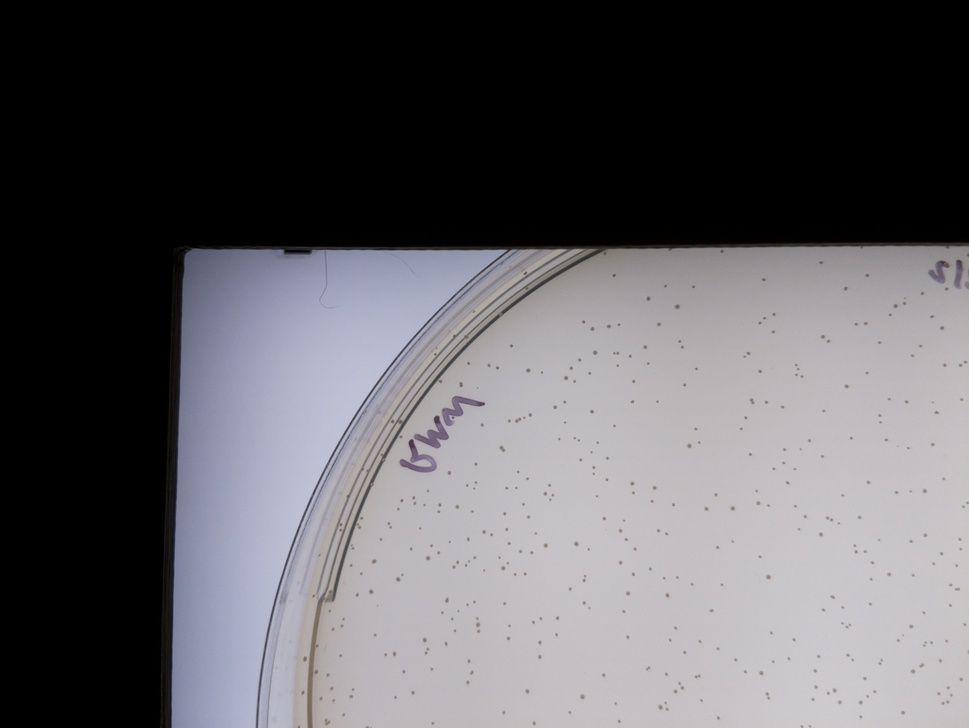
#> input picture ColonyPicking/Plate Images/2019-06-27_16.21.09/Camera-3/2/image-00000.jpg, 969 x 728 px, shrunk from 3280 x 2464 before the run
$ python ColonyTracker.py
#> lines starting #> are read from the running program, lines starting #| are printed output that depends on the picture; after the words box and inside, x2 and y2 are one past the last pixel; in counts of white or black regions, pixels touching at a corner belong together
#!/usr/bin/env python
# coding: utf-8

# In[1]:


import cv2
import numpy as np
from matplotlib import pyplot as plt


# ## Stitching

# In[13]:


TL = cv2.imread("Plate Images/2019-06-27_16.21.09/Camera-3/2/image-00000.jpg")
#> TL is the input picture: shape (728, 969, 3); mean B, G, R 98.8, 95, 96.3
TR = cv2.imread("Plate Images/2019-06-27_16.21.09/Camera-2/2/image-00000.jpg")
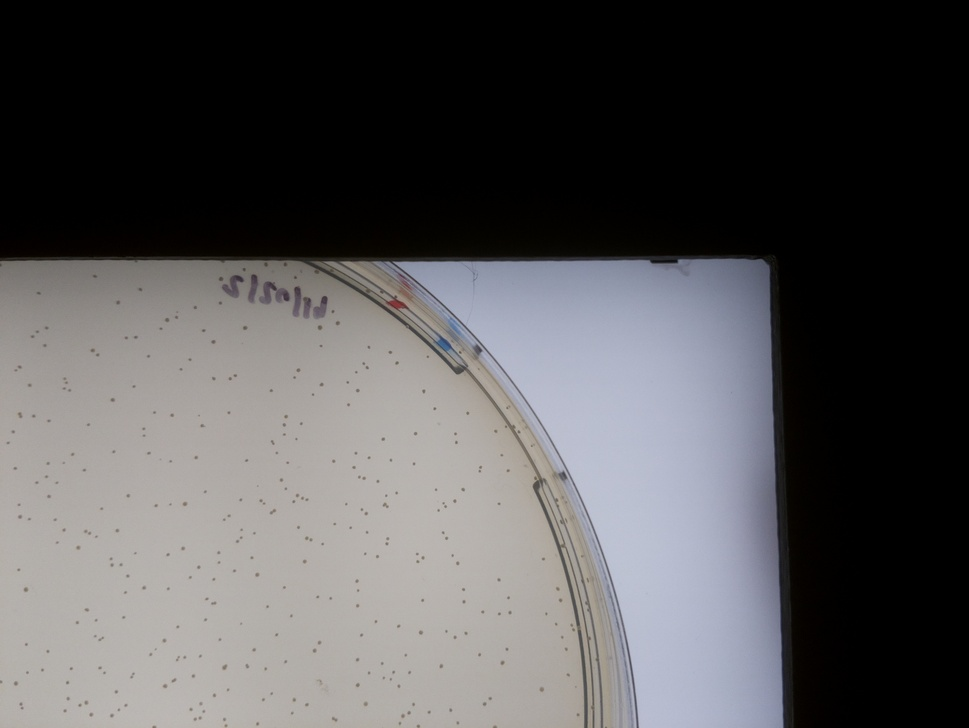
#> input picture ColonyPicking/Plate Images/2019-06-27_16.21.09/Camera-2/2/image-00000.jpg, 969 x 728 px, shrunk from 3280 x 2464 before the run
#> TR is the input picture: shape (728, 969, 3); mean B, G, R 86, 85, 86.1
BL = cv2.imread("Plate Images/2019-06-27_16.21.09/Camera-1/2/image-00000.jpg")
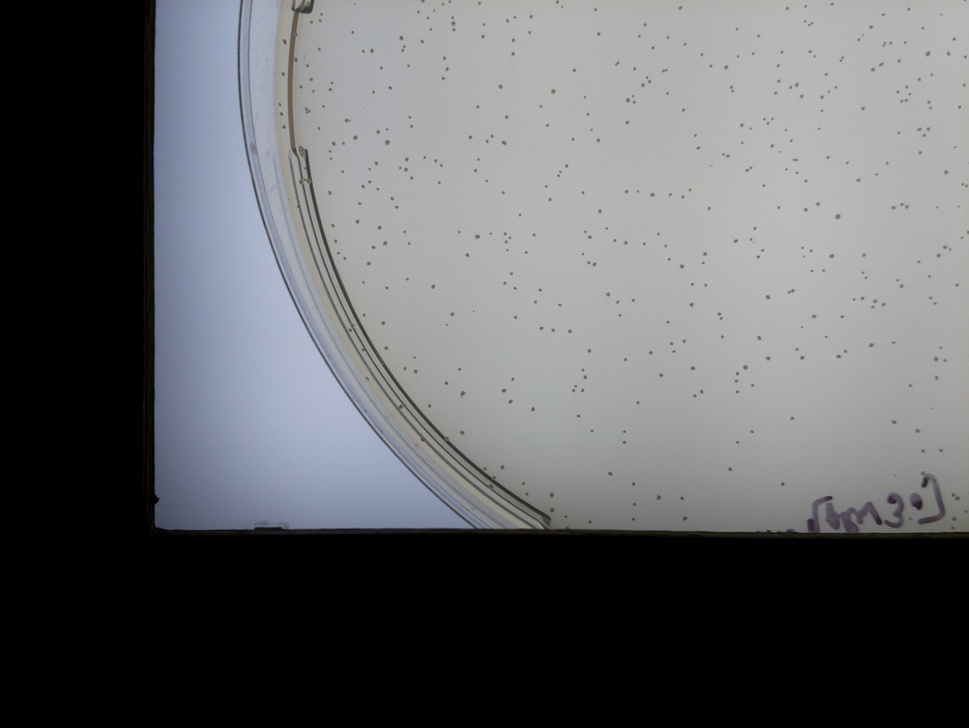
#> input picture ColonyPicking/Plate Images/2019-06-27_16.21.09/Camera-1/2/image-00000.jpg, 969 x 728 px, shrunk from 3280 x 2464 before the run
#> BL is the input picture: shape (728, 969, 3); mean B, G, R 102.8, 100.3, 98.7
BR = cv2.imread("Plate Images/2019-06-27_16.21.09/Camera-0/2/image-00000.jpg")
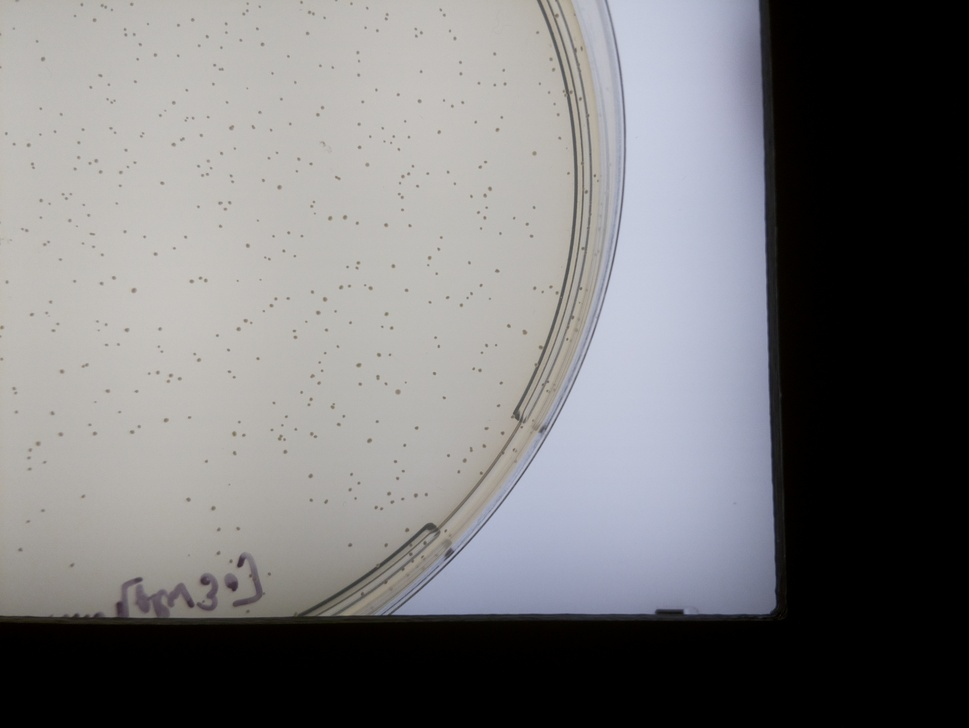
#> input picture ColonyPicking/Plate Images/2019-06-27_16.21.09/Camera-0/2/image-00000.jpg, 969 x 728 px, shrunk from 3280 x 2464 before the run
#> BR is the input picture: shape (728, 969, 3); mean B, G, R 120, 118.6, 119.3
# plt.imshow(BL, cmap = 'gray', interpolation = 'bicubic')
# plt.xticks([]), plt.yticks([])  # to hide tick values on X and Y axis
# plt.show()


# ## Segmentation & Binary Mask

# In[14]:


plateImage = cv2.imread("Plate Images/image-00000.jpg",0)
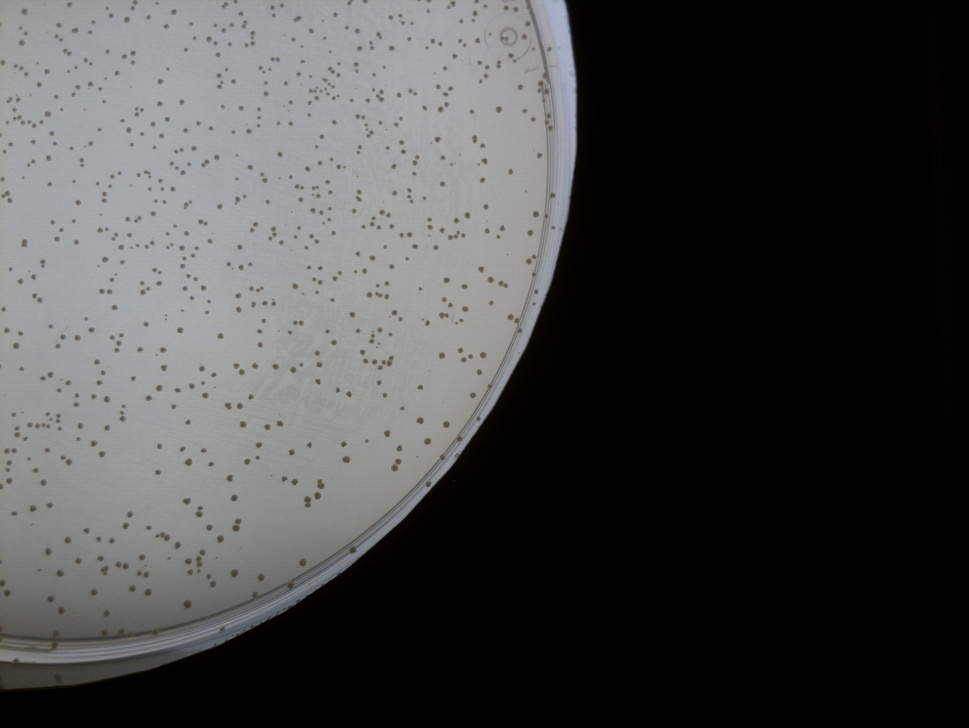
#> input picture ColonyPicking/Plate Images/image-00000.jpg, 969 x 728 px, shrunk from 3280 x 2464 before the run
#> plateImage: shape (728, 969); min 0, max 179, mean 69


# In[15]:


plt.imshow(plateImage, 'gray')
plt.xticks([]), plt.yticks([])  # to hide tick values on X and Y axis
plt.show()


# In[4]:


# plt.hist(plateImage.ravel(),256,[0,256]); plt.show()


# In[16]:


ret,th1 = cv2.threshold(plateImage,127,255,cv2.THRESH_BINARY_INV)
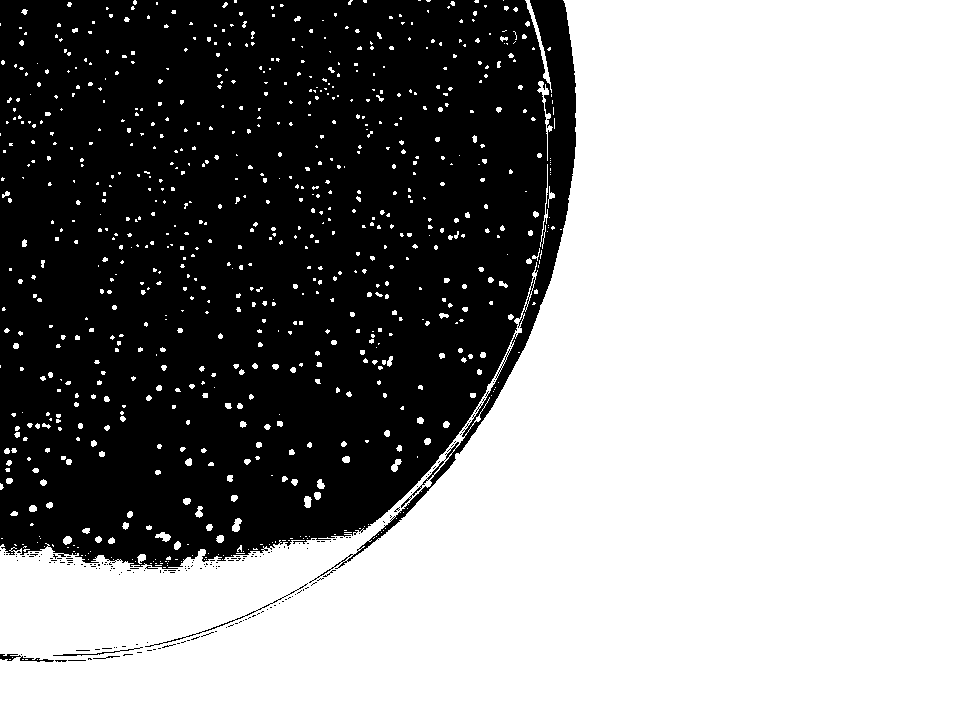
#> th1: shape (728, 969); 60.7% white; 185 black regions (179 under 20 px), largest, box (x1, y1, x2, y2) and area: (0, 0, 576, 583) 276390, (145, 583, 308, 647) 207, (0, 654, 54, 662) 165, (53, 647, 143, 656) 111, (93, 656, 120, 659) 31, (55, 660, 67, 662) 20
plt.imshow(th1, 'gray')
plt.xticks([]), plt.yticks([])  # to hide tick values on X and Y axis
plt.title("Global Thresholding (v = 127)")
plt.show()

dst = cv2.fastNlMeansDenoising(plateImage,None,10,7,21)
titles = ['Original Image', 'Noise Reuction']
images = [plateImage, dst]

for i in range(2):
    plt.subplot(2,2,i+1),plt.imshow(images[i],'gray')
    plt.title(titles[i])
    plt.xticks([]),plt.yticks([])
plt.show()
# In[19]:


b1 = 21; c1 = 5;
b2 = 11; c2 = 5;
b3 = 21; c3 = 2;
adapMean1 = cv2.adaptiveThreshold(plateImage,255,cv2.ADAPTIVE_THRESH_MEAN_C, cv2.THRESH_BINARY_INV,b1, c1)
#> adapMean1: shape (728, 969); 5.5% white; 1405 white regions (875 under 20 px), largest, box (x1, y1, x2, y2) and area: (0, 0, 587, 698) 10550, (0, 0, 556, 653) 5449, (0, 634, 217, 672) 1509
adapMean2 = cv2.adaptiveThreshold(plateImage,255,cv2.ADAPTIVE_THRESH_MEAN_C, cv2.THRESH_BINARY_INV,b2, c2)
#> adapMean2: shape (728, 969); 4.4% white; 2339 white regions (1846 under 20 px), largest, box (x1, y1, x2, y2) and area: (0, 0, 583, 694) 5600, (198, 81, 553, 629) 2383, (0, 583, 287, 642) 1194
adapMean3 = cv2.adaptiveThreshold(plateImage,255,cv2.ADAPTIVE_THRESH_MEAN_C, cv2.THRESH_BINARY_INV,b3, c3)
#> adapMean3: shape (728, 969); 9.2% white; 7376 white regions (6711 under 20 px), largest, box (x1, y1, x2, y2) and area: (0, 0, 589, 700) 12485, (0, 0, 561, 653) 6569, (0, 626, 226, 672) 1718

titles = ['Original Image', 'Box Size: ' + str(b1) + ', Constant: ' + str(c1),
            'Box Size: ' + str(b2) + ', Constant: ' + str(c2), 'Box Size: ' + str(b3) + ', Constant: ' + str(c3)]
images = [plateImage, adapMean1, adapMean2, adapMean3]

for i in range(4):
    plt.subplot(2,2,i+1),plt.imshow(images[i],'gray')
    plt.title(titles[i])
    plt.xticks([]),plt.yticks([])
plt.show()


# In[20]:


b1 = 21; c1 = 5;
b2 = 11; c2 = 5;
b3 = 21; c3 = 2;
adapGauss1 = cv2.adaptiveThreshold(plateImage,255,cv2.ADAPTIVE_THRESH_GAUSSIAN_C, cv2.THRESH_BINARY_INV,b1, c1)
#> adapGauss1: shape (728, 969); 4.4% white; 1843 white regions (1371 under 20 px), largest, box (x1, y1, x2, y2) and area: (0, 0, 584, 695) 6405, (0, 81, 556, 642) 3607, (0, 626, 226, 669) 1171
adapGauss2 = cv2.adaptiveThreshold(plateImage,255,cv2.ADAPTIVE_THRESH_GAUSSIAN_C, cv2.THRESH_BINARY_INV,b2, c2)
#> adapGauss2: shape (728, 969); 3.6% white; 2137 white regions (1784 under 20 px), largest, box (x1, y1, x2, y2) and area: (1, 0, 582, 693) 3632, (292, 328, 522, 581) 887, (0, 592, 258, 642) 823
adapGauss3 = cv2.adaptiveThreshold(plateImage,255,cv2.ADAPTIVE_THRESH_GAUSSIAN_C, cv2.THRESH_BINARY_INV, b3, c3)
#> adapGauss3: shape (728, 969); 9.8% white; 11699 white regions (11061 under 20 px), largest, box (x1, y1, x2, y2) and area: (0, 0, 587, 697) 8329, (0, 80, 556, 653) 5217, (0, 621, 248, 671) 1478

titles = ['Original Image', 'Box Size: ' + str(b1) + ', Constant: ' + str(c1),
            'Box Size: ' + str(b2) + ', Constant: ' + str(c2), 'Box Size: ' + str(b3) + ', Constant: ' + str(c3)]
images = [plateImage, adapGauss1, adapGauss2, adapGauss3]

for i in range(4):
    plt.subplot(2,2,i+1),plt.imshow(images[i],'gray')
    plt.title(titles[i])
    plt.xticks([]),plt.yticks([])
plt.show()


# In[16]:


# global thresholding
ret1,th1 = cv2.threshold(plateImage,127,255,cv2.THRESH_BINARY_INV)

# Otsu's thresholding
ret2,th2 = cv2.threshold(plateImage,0,255,cv2.THRESH_BINARY_INV+cv2.THRESH_OTSU)
#> th2: shape (728, 969); 54.9% white; 3 black regions (2 under 20 px), largest, box (x1, y1, x2, y2) and area: (0, 0, 577, 664) 318452
#> ret2 = 76

# Otsu's thresholding after Gaussian filtering
blur = cv2.GaussianBlur(plateImage,(5,5),0)
ret3,th3 = cv2.threshold(blur,0,255,cv2.THRESH_BINARY_INV+cv2.THRESH_OTSU)
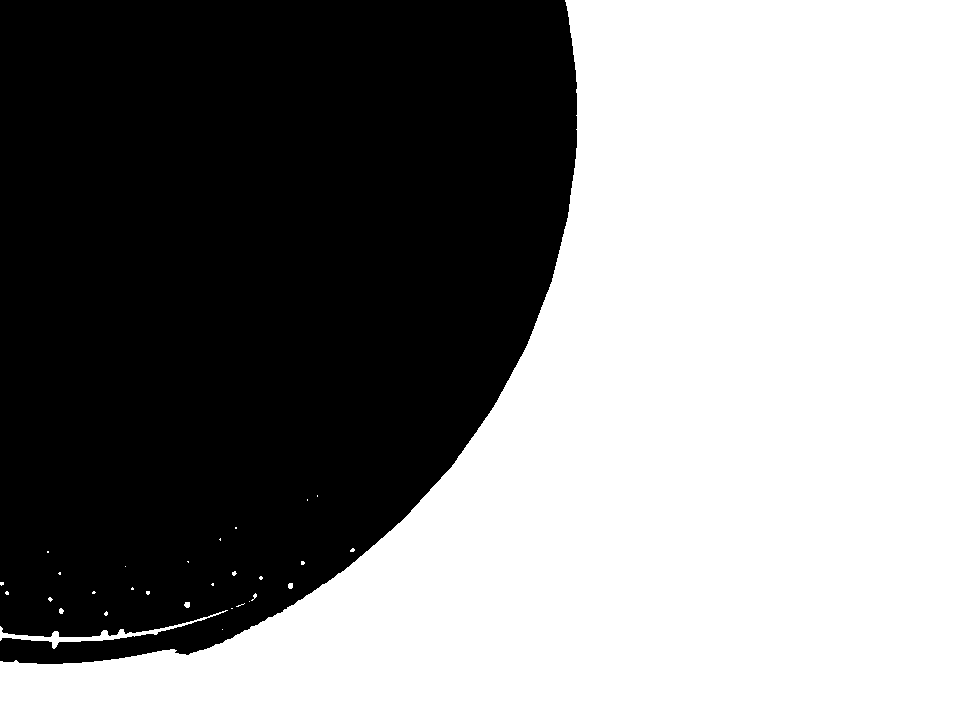
#> th3: shape (728, 969); 54.8% white; 1 black region, box (x1, y1, x2, y2) and area: (0, 0, 577, 664) 318886
#> ret3 = 76

# plot all the images and their histograms
images = [plateImage, 0, th1,
          plateImage, 0, th2,
          plateImage, 0, th3]
titles = ['Original Noisy Image','Histogram','Global Thresholding (v=127)',
          'Original Noisy Image','Histogram',"Otsu's Thresholding",
          'Gaussian filtered Image','Histogram',"Otsu's Thresholding"]

for i in range(3):
    plt.subplot(3,3,i*3+1),plt.imshow(images[i*3],'gray')
    plt.title(titles[i*3]), plt.xticks([]), plt.yticks([])
    plt.subplot(3,3,i*3+2),plt.hist(images[i*3].ravel(),256)
    plt.title(titles[i*3+1]), plt.xticks([]), plt.yticks([])
    plt.subplot(3,3,i*3+3),plt.imshow(images[i*3+2],'gray')
    plt.title(titles[i*3+2]), plt.xticks([]), plt.yticks([])
plt.show()
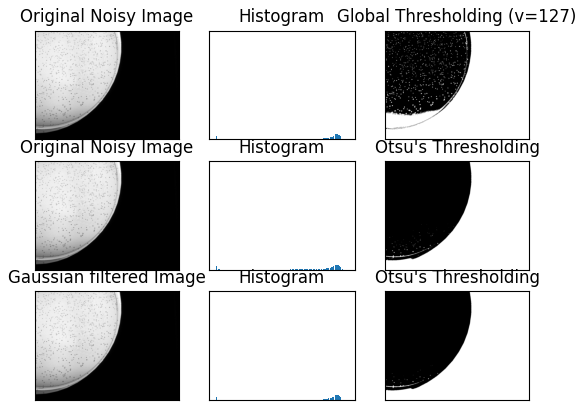
#> figure drawn by matplotlib, 9 panels


# In[ ]:
